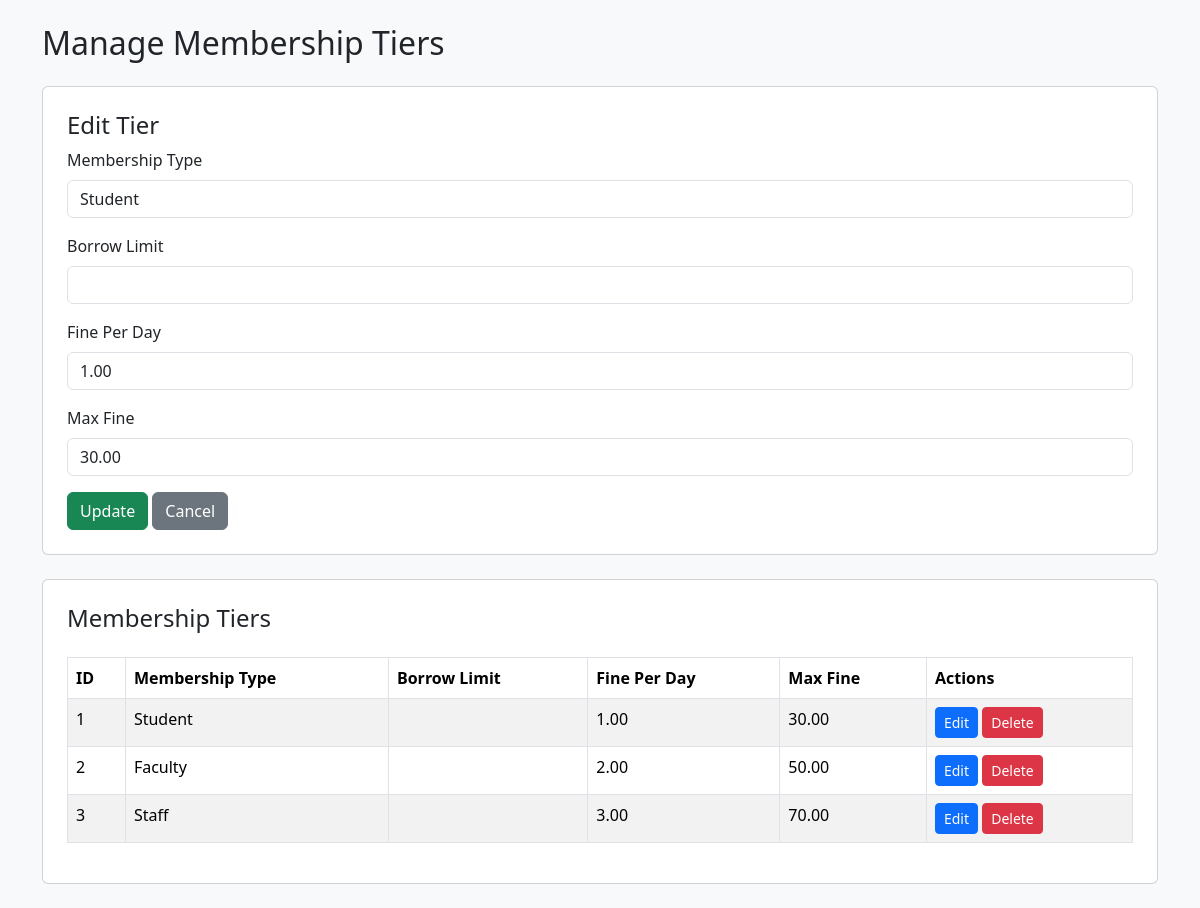
The page /manage_membership_tiers.php?edit=1 on the database its author committed.
### tables this page shows
CREATE TABLE Fine_Policy (
  Policy_ID INT AUTO_INCREMENT PRIMARY KEY,
  Membership_Type ENUM('Student', 'Faculty', 'Staff'),
  Fine_Per_Day DECIMAL(5,2),
  Max_Fine DECIMAL(10,2)
);

### manage_membership_tiers.php (the view, shortened to what this page needs)
<?php
include 'db_connect.php';
$tiers = $conn->query("SELECT * FROM Fine_Policy ORDER BY Membership_Type ASC");
$editData = null;
if (isset($_GET['edit'])) {
    $id = $_GET['edit'];
    $result = $conn->query("SELECT * FROM Fine_Policy WHERE Policy_ID=$id");
    $editData = $result->fetch_assoc();
}
?>
<!DOCTYPE html>
<html>
<head>
    <link href="https://cdn.jsdelivr.net/npm/bootstrap@5.3.2/dist/css/bootstrap.min.css" rel="stylesheet">
</head>
<body class="bg-light">
<div class="container py-4">
    <h2 class="mb-4">Manage Membership Tiers</h2>
    <div class="card p-4 mb-4">
        <h4><?= $editData ? "Edit Tier" : "Add New Tier" ?></h4>
        <form method="POST">
            <div class="mb-3">
                <label class="form-label">Membership Type</label>
                <input type="text" name="membership_type" class="form-control" required value="<?= $editData['Membership_Type'] ?? '' ?>">
            </div>
            <div class="mb-3">
                <label class="form-label">Borrow Limit</label>
                <input type="number" name="borrow_limit" class="form-control" required value="<?= $editData['Borrow_Limit'] ?? '' ?>">
            </div>
            <div class="mb-3">
                <label class="form-label">Fine Per Day</label>
                <input type="number" step="0.01" name="fine_per_day" class="form-control" required value="<?= $editData['Fine_Per_Day'] ?? '' ?>">
            </div>
            <div class="mb-3">
                <label class="form-label">Max Fine</label>
                <input type="number" step="0.01" name="max_fine" class="form-control" required value="<?= $editData['Max_Fine'] ?? '' ?>">
            </div>
            <button type="submit" name="save" class="btn btn-success"><?= $editData ? "Update" : "Add" ?></button>
            <?php if ($editData): ?>
                <a href="manage_membership_tiers.php" class="btn btn-secondary">Cancel</a>
            <?php endif; ?>
        </form>
    </div>
    <div class="card p-4">
        <h4>Membership Tiers</h4>
        <table class="table table-bordered table-striped mt-3">
            <thead>
                <tr>
                    <th>ID</th>
                    <th>Membership Type</th>
                    <th>Borrow Limit</th>
                    <th>Fine Per Day</th>
                    <th>Max Fine</th>
                    <th>Actions</th>
                </tr>
            </thead>
            <tbody>
                <?php while ($row = $tiers->fetch_assoc()): ?>
                    <tr>
                        <td><?= $row['Policy_ID'] ?></td>
                        <td><?= htmlspecialchars($row['Membership_Type']) ?></td>
                        <td><?= $row['borrow_limit'] ?></td>
                        <td><?= number_format($row['Fine_Per_Day'], 2) ?></td>
                        <td><?= number_format($row['Max_Fine'], 2) ?></td>
                        <td>
                            <a href="?edit=<?= $row['Policy_ID'] ?>" class="btn btn-sm btn-primary">Edit</a>
                            <a href="?delete=<?= $row['Policy_ID'] ?>" class="btn btn-sm btn-danger" onclick="return confirm('Delete this tier?')">Delete</a>
                        </td>
                    </tr>
                <?php endwhile; ?>
            </tbody>
        </table>
    </div>
</div>
</body>
</html>

### rows shown on the page
fine_policy: membership_type "Student", fine_per_day "1.00", max_fine "30.00", Policy_ID "1", Membership_Type "Student", Fine_Per_Day "1.00", Max_Fine "30.00"
fine_policy: Policy_ID "2", Membership_Type "Faculty", Fine_Per_Day "2.00", Max_Fine "50.00"
fine_policy: Policy_ID "3", Membership_Type "Staff", Fine_Per_Day "3.00", Max_Fine "70.00"
